Frame 1 (no input): blank canvas, image omitted
Frame 60 (the mouse pressed at the canvas centre just before this capture): blank canvas, image omitted
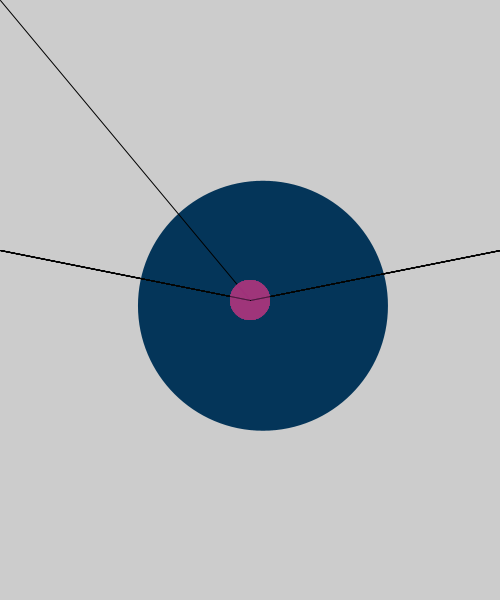
Frame 120 (the mouse held since frame 60 and released just before this capture)

The Processing sketch whose frames 1 and 60 were blank and that drew this single picture after the mouse press (run headless with seeded random() and noise(); from frame 60 on, the mouse is pressed at the canvas centre):

// Processing sketch: processing_44709
// ── processing_44709.pde

void setup () {
size (500, 600);

}
float speed;

void draw () {
 
  speed=abs(mouseX-pmouseX);
  println(speed);

 noStroke();
  float first_ellipse=speed;
 
 fill(random(0),50,random(150),250);
  ellipse(mouseX+random(-20,20),mouseY+random(-20,20), first_ellipse,first_ellipse);
 
  noStroke();
  
  if(keyPressed){
    background(200) ;}
 
  if (mousePressed) {
  
  stroke (10) ;
  fill(random(250),50,random(250),50);
 
 
 noStroke ();
 ellipse (mouseX,mouseY,40,40) ;
 
 if (mousePressed == true) {
    
    stroke(0, 50);
    
    line(mouseX, mouseY, width, mouseX);
    line(mouseX, mouseY, 0, mouseX);
    stroke(0);

    line(pmouseX, pmouseY, mouseX, mouseY);
  }
 
 }

 }
